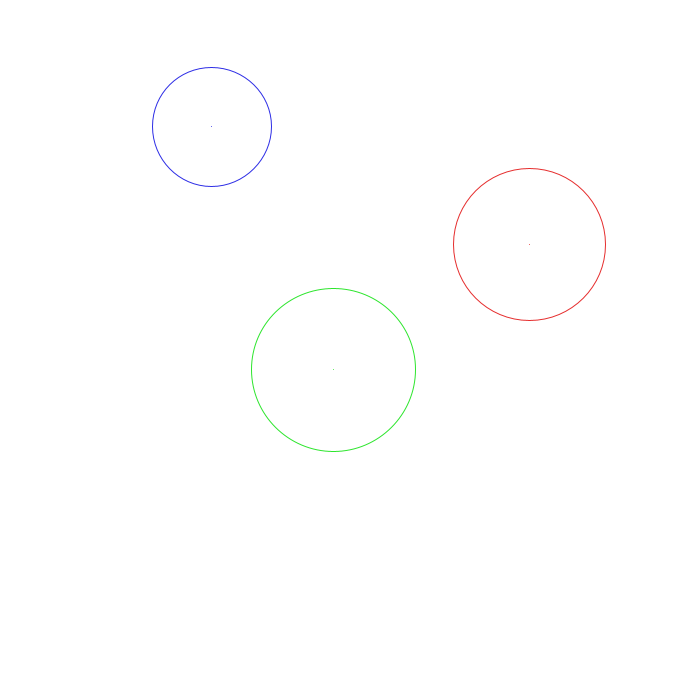
Frame 1 (no input)
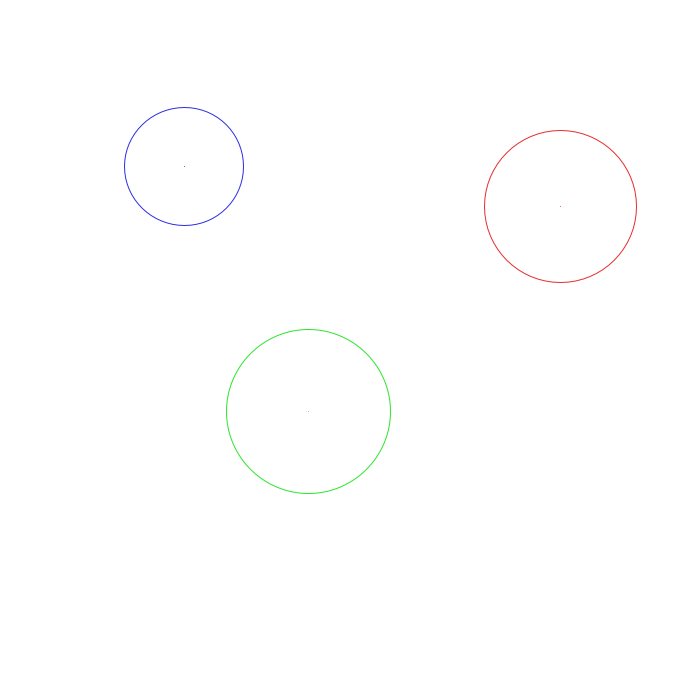
Frame 60 (the mouse pressed at the canvas centre just before this capture)
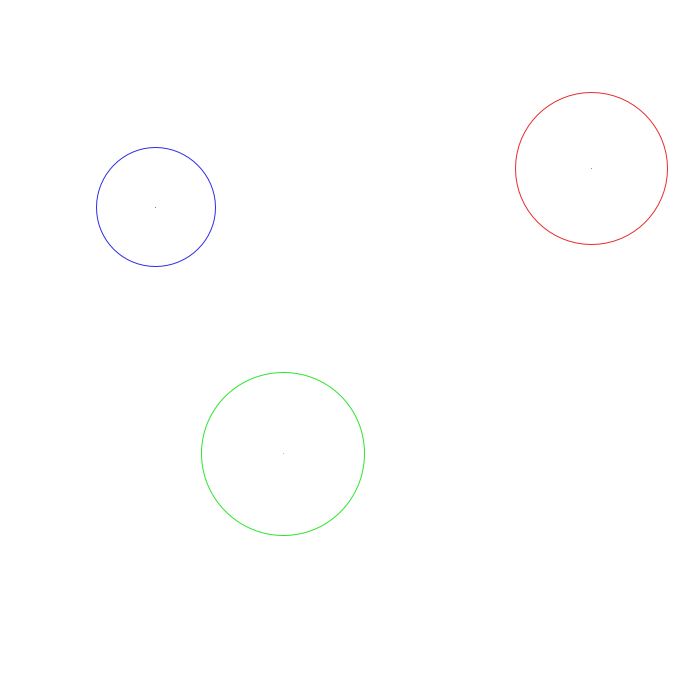
Frame 120 (the mouse held since frame 60 and released just before this capture)

The Processing sketch that drew these frames (run headless with seeded random() and noise(); from frame 60 on, the mouse is pressed at the canvas centre):

// Processing sketch: Software_Structure_3
// ── Software_Structure_3.pde
/*
 * Software Structure #003
 * 
 * A surface filled with one hundred medium to small sized circles. Each
 * circle has a different size and direction, but moves at the same slow
 * rate. 
 * 
 * Display: 
 * 
 * A. The instantaneous intersections of the circles
 * B. The aggregate intersections of the circles
 * 
 * A. The points moving on the screen are the center of each circle and the
 * lines connect the intersections on the perimeters of overlapping
 * circles. To emphasize the difference in line length, they increase in
 * value from white to black as they grow longer. Because the edge of a
 * circle is a nonlinear surface, the lines drawn from the intersections
 * begin to grow quickly, linger as they approach maximum length, and
 * diminish quickly. When three or more circles overlap, the illusion of
 * depth increases as the resulting lines construct a corner.
 * 
 * B. The aggregate version is like photographing the instantaneous version
 * with the shutter left open for an extended time. It gives a different
 * vision into the structure by compressing changes over time into the same
 * visual space. The transition of the line values from white to black is
 * critical to avoid that the screen saturates entirely with one value. The
 * image created by this software is continually changing and never
 * repeating.
 *
 * Source: http://artport.whitney.org/commissions/softwarestructures/text.html#structure 
 */

// Variables to track number and location of circles
int circles = 3;
float[] circleX = new float[circles]; 
float[] circleY = new float[circles];
float[] diameter = new float[circles];

// Variables to track movement of circles
float[] direction = new float[circles];

// Initial length of vector
float velocity = random(0.5, 1);

// This runs once.
void setup() {

  // Create canvas
  size(700, 700);

  // Color mode
  colorMode(HSB, 360, 100, 100, 100);

  // Set initial positions, sizes of circles, and direction of circles
  for (int i = 0; i < circles; i ++) {
    diameter[i] = random(100, 300);
    circleX[i] = random(0 + diameter[i], width - diameter[i]);
    circleY[i] = random(0 + diameter[i], height - diameter[i]);
    direction[i] = random(0, 360);
  }

  //  direction[0] = 0;
  //  direction[1] = 180;
  //  circleY[0] = height/2;
  //  circleY[1] = height/2;
  //  frameRate(1);

  // Use a proper Cartesian co-ordinate system with origin in lower left
  //  translate(0, height);
  //  scale(1, -1);

  // Draw circles at initial positions
  drawCircles();
}

// This runs repeatedly
void draw() {

  // Use a proper Cartesian co-ordinate system with origin in lower left
  //  translate(0, height);
  //  scale(1, -1);

  // Update position of circles
  drawCircles();
}

// drawCircles
//
// Purpose: Draw the circles at their current locations
//
void drawCircles() {

  // Erase prior drawing
  background(0, 0, 100);

  // Set visual attributes
  strokeWeight(1);
  noFill();

  // Draw the circles and their centre points
  for (int i = 0; i < circles; i++) {

    // Determine new position
    float dX = cos(radians(direction[i]))*velocity;
    float dY = sin(radians(direction[i]))*velocity;

    // Right boundary and left boundary check
    if ( ((circleX[i] + dX) > (width - diameter[i]/2)) || ((circleX[i] + dX) < diameter[i]/2)) {
      direction[i] = 180 - direction[i]; // reflection in vertical axis
      dX = cos(radians(direction[i]))*velocity;
    }
    // Top boundary and lower boundary check
    if ( ((circleY[i] + dY) > (height - diameter[i]/2)) || ((circleY[i] + dY) < diameter[i]/2)) {
      direction[i] = 360 - direction[i]; // reflection in horizontal axis
      dY = sin(radians(direction[i]))*velocity;
    }

    // Update position
    circleX[i] += dX;
    circleY[i] += dY;

    // Draw the circles in new position
    noFill();
    stroke(i*120, 80, 90);
    ellipse(circleX[i], circleY[i], diameter[i], diameter[i]);
    point(circleX[i], circleY[i]);

    // Draw a line between the circles when they overlap
    if ((i > 0) && (dist(circleX[i], circleY[i], circleX[i - 1], circleY[i - 1]) < (diameter[i]/2 + diameter[i-1]/2)) ) {

      // Reference: http://mathforum.org/library/drmath/view/51710.html
      // The Dr. George suggestion, at bottom of page.
      PVector C1 = new PVector(circleX[i], circleY[i]);      // Centre of circle 1
      PVector C2 = new PVector(circleX[i-1], circleY[i-1]);  // Centre of cirlce 2
      PVector V1 = new PVector();
      V1 = C1.get();
      V1.sub(C2);                                            
      line(C1.x, C1.y, C1.x - V1.x, C1.y - V1.y); // line between centres
      V1.normalize(); // Creates a unit vector from C1 to C2
      stroke(10);
      V1.mult(50);
      line(C1.x, C1.y, C1.x - V1.x, C1.y - V1.y); // line between centres
      V1.normalize();
      PVector V2 = new PVector(-1*V1.y, V1.x); // get vector perpendicular to V1
      line(C1.x, C1.y, C1.x - V2.x, C1.y - V2.y); // perpendicular to line between centres
      V2.mult(50);
      line(C1.x, C1.y, C1.x - V2.x, C1.y - V2.y); // perpendicular to line between centres
      V2.normalize();
      // If a vector V3 is from C1 to one of the circle intersection points... calculate A,
      // the angle between those vectors
      // see hand drawn sketch at: http://russellgordon.ca/doodles/two-circles-intersection-diagram.jpg
      float R1 = diameter[i] / 2;
      float R2 = diameter[i - 1] / 2;
      float d = C1.dist(C2);
      float A = acos( (pow(R2, 2) - pow(R1, 2) - pow(d, 2) ) / ( -2*R1*d )  );
      A = PI - A;

      // first intersection point
      PVector I1 = PVector.mult(V1, R1*cos(A));
      I1.add(PVector.mult(V2, R1*sin(A)));
      I1 = PVector.add(C1, I1);
      stroke(2);
      fill(0, 0, 0);
      ellipse(I1.x, I1.y, 2, 2);
      //      popMatrix();

      // second intersection point
      PVector I2 = PVector.mult(V1, R1*cos(A));
      I2.sub(PVector.mult(V2, R1*sin(A)));
      I2 = PVector.add(C1, I2);
      stroke(2);
      fill(0, 0, 0);
      ellipse(I2.x, I2.y, 2, 2);

    } else if ((i == 0) && (dist(circleX[i], circleY[i], circleX[circles - 1], circleY[circles - 1]) < (diameter[i]/2 + diameter[circles - 1]/2)) ) {

      // Reference: http://mathforum.org/library/drmath/view/51710.html
      // The Dr. George suggestion, at bottom of page.
      PVector C1 = new PVector(circleX[i], circleY[i]);      // Centre of circle 1
      PVector C2 = new PVector(circleX[circles - 1], circleY[circles - 1]);  // Centre of cirlce 2
      PVector V1 = new PVector();
      V1 = C1.get();
      V1.sub(C2);                                            
      line(C1.x, C1.y, C1.x - V1.x, C1.y - V1.y); // line between centres
      V1.normalize(); // Creates a unit vector from C1 to C2
      stroke(10);
      V1.mult(50);
      line(C1.x, C1.y, C1.x - V1.x, C1.y - V1.y); // line between centres
      V1.normalize();
      PVector V2 = new PVector(-1*V1.y, V1.x); // get vector perpendicular to V1
      line(C1.x, C1.y, C1.x - V2.x, C1.y - V2.y); // perpendicular to line between centres
      V2.mult(50);
      line(C1.x, C1.y, C1.x - V2.x, C1.y - V2.y); // perpendicular to line between centres
      V2.normalize();
      // If a vector V3 is from C1 to one of the circle intersection points... calculate A,
      // the angle between those vectors
      // see hand drawn sketch at: http://russellgordon.ca/doodles/two-circles-intersection-diagram.jpg
      float R1 = diameter[i] / 2;
      float R2 = diameter[circles - 1] / 2;
      float d = C1.dist(C2);
      float A = acos( (pow(R2, 2) - pow(R1, 2) - pow(d, 2) ) / ( -2*R1*d )  );
      A = PI - A;

      // first intersection point
      PVector I1 = PVector.mult(V1, R1*cos(A));
      I1.add(PVector.mult(V2, R1*sin(A)));
      I1 = PVector.add(C1, I1);
      stroke(2);
      fill(0, 0, 0);
      ellipse(I1.x, I1.y, 2, 2);
      //      popMatrix();

      // second intersection point
      PVector I2 = PVector.mult(V1, R1*cos(A));
      I2.sub(PVector.mult(V2, R1*sin(A)));
      I2 = PVector.add(C1, I2);
      stroke(2);
      fill(0, 0, 0);
      ellipse(I2.x, I2.y, 2, 2);
    }
  }
}

// keyPressed
// 
// Purpose: Built-in Processing function that occurs when a key is pressed
//
void keyPressed() {

  // Reset the sketch when the 'r' key is pressed
  if (key == 'r') {
    setup();
  }
}
